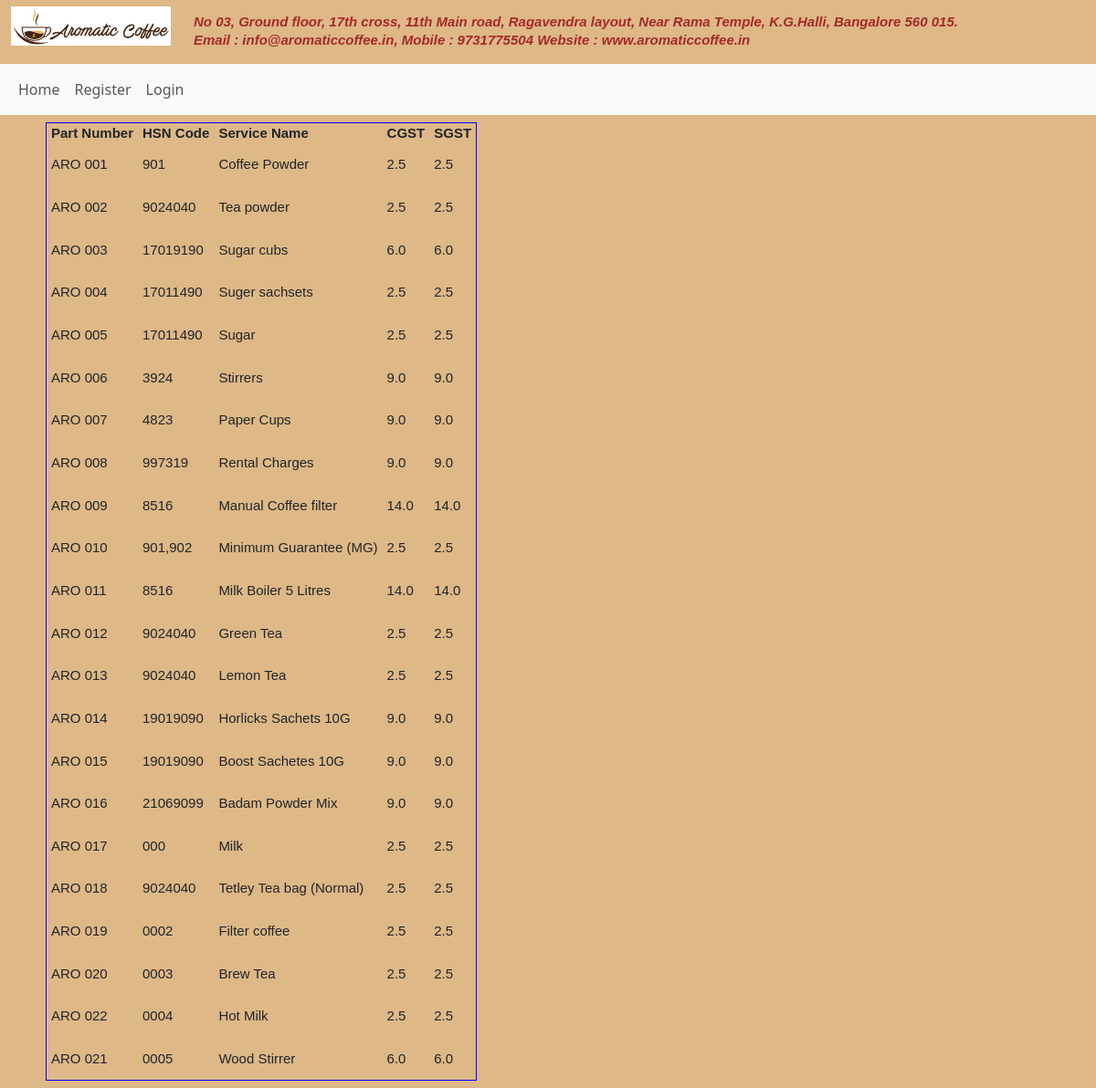
Page /myhome/services/ on the committed database.
### myhome/models.py (models this page shows, shortened)
class Service_type(models.Model):
    part_number = models.ForeignKey(Part,on_delete=models.CASCADE)
    hsn_code = models.CharField(max_length=20)
    service_name = models.CharField(max_length=100,unique=True)
    cgst_val = models.FloatField()
    sgst_val = models.FloatField()
    igst_val = models.FloatField()

class Part(models.Model):
    part_num = models.CharField(max_length=8,unique=True)
    def __str__(self):
        return f"{self.part_num}"

### myhome/views.py (the view)
def services(request):
    Service_type_list = Service_type.objects.order_by('part_number')
    my_dict = {'service_entry':Service_type_list}
    return render(request,'myhome/serviced_entry_list.html',context=my_dict)

### Templates/myhome/serviced_entry_list.html
{% extends "myhome/base.html" %}
{% load static %}
{% block body_block %}
    <div class=".container-fluid p-2">
    {% if service_entry %}
        <table>
        <thead>
            <th>Part Number</th>
            <th>HSN Code</th>
            <th>Service Name</th>
            <th>CGST</th>
            <th>SGST</th>
        </thead>
        {% for serv in service_entry %}
        <tr style="height:35pt">
                <td>{{ serv.part_number }}</td>
                <td>{{ serv.hsn_code }}</td>
                <td>{{ serv.service_name }}</td>
                <td>{{ serv.cgst_val }}</td>
                <td>{{ serv.sgst_val }}</td>
        </tr>
        {% endfor %}
    </table>
    {% else %}
        <table>
            <tr><th>There is no data available for display!!</th></tr>
        </table>
    {% endif %}
</div>
{% endblock %}

### Templates/myhome/base.html (shortened to what this page needs)
<!DOCTYPE html>
{% load static %}
<html lang="en">
<head>
    <link rel="stylesheet" href="{% static "myhome/css/style.css" %}" type="text/css">
    <link href="https://cdn.jsdelivr.net/npm/bootstrap@5.3.0-alpha3/dist/css/bootstrap.min.css" rel="stylesheet"/>
</head>
<body>
    <div class="container" style="display:inline-block; margin-top:-10px ;"">
        <img src="{% static "myhome/aroma.jpg" %}" alt="Aromatic Coffe" width="175px" style="margin-bottom: -50px; ">
            <p class="sub" style="margin-left: 200px;">
                No 03, Ground floor, 17th cross, 11th Main road, Ragavendra layout, Near Rama Temple, K.G.Halli, Bangalore 560 015.
                <br/>Email : info@aromaticcoffee.in, Mobile : 9731775504 Website : www.aromaticcoffee.in</p>
                    </div>
    <nav class="navbar navbar-expand-lg bg-body-tertiary">
        <div class="container-fluid">
            <ul class="navbar-nav me-auto mb-2 mb-lg-0">
                <li class="nav-item"><a class="nav-link" href="{% url 'index' %}">Home</a></li>
                {% if user.is_authenticated %}
                    <li class="nav-item"><a class="nav-link" href="{% url 'myhome:formpage' %}">Generate Bill</a></li>
                    <li class="nav-item"><a class="nav-link" href="{% url 'myhome:services' %}">Available Services</a></li>
                    <li class="nav-item"><a class="nav-link" href="{% url 'logout' %}">Logout</a></li>
                    <li class="nav-item"><a class="nav-link" href="{% url 'admin:index' %}">Admin</a></li>
                    {% else %}
                    <li class="nav-item"><a class="nav-link" href="{% url 'myhome:register' %}">Register</a></li>
                    <li class="nav-item"><a class="nav-link" href="{% url 'myhome:user_login' %}">Login</a></li>
                {% endif %}
            </ul>
        </div>
    </nav>
    <div class="container" id="bodycont">
        {% block body_block %}{% endblock %}
    </div>
</body>
</html>

### myhome/static/myhome/css/style.css (style rules this page uses)
table { border: 1px solid blue; padding: 1px; border-collapse: collapse; }
th,td { border: 2px solid blue; font-family:'Gill Sans', 'Gill Sans MT', Calibri, 'Trebuchet MS', sans-serif; font-size : 15px; line-height: 20px; padding-left: 5px; padding-right: 5px; }
.sub { font-family:'Gill Sans', 'Gill Sans MT', Calibri, 'Trebuchet MS', sans-serif; font-size : 15px; line-height: 20px; font-style: oblique; font-weight: bolder; color:brown; }

### Templates/myhome/base.html (style rules this page uses)
body { background-color: rgb(222,184,135); background-size: cover; }

### rows in the picture
Service_type: part_number "ARO 001", hsn_code "901", service_name "Coffee Powder", cgst_val "2.5", sgst_val "2.5"
Service_type: part_number "ARO 002", hsn_code "9024040", service_name "Tea powder", cgst_val "2.5", sgst_val "2.5"
Service_type: part_number "ARO 003", hsn_code "17019190", service_name "Sugar cubs", cgst_val "6.0", sgst_val "6.0"
Service_type: part_number "ARO 004", hsn_code "17011490", service_name "Suger sachsets", cgst_val "2.5", sgst_val "2.5"
Service_type: part_number "ARO 005", hsn_code "17011490", service_name "Sugar", cgst_val "2.5", sgst_val "2.5"
Service_type: part_number "ARO 006", hsn_code "3924", service_name "Stirrers", cgst_val "9.0", sgst_val "9.0"
Service_type: part_number "ARO 007", hsn_code "4823", service_name "Paper Cups", cgst_val "9.0", sgst_val "9.0"
Service_type: part_number "ARO 008", hsn_code "997319", service_name "Rental Charges", cgst_val "9.0", sgst_val "9.0"
Service_type: part_number "ARO 009", hsn_code "8516", service_name "Manual Coffee filter", cgst_val "14.0", sgst_val "14.0"
Service_type: part_number "ARO 010", hsn_code "901,902", service_name "Minimum Guarantee (MG)", cgst_val "2.5", sgst_val "2.5"
Service_type: part_number "ARO 011", hsn_code "8516", service_name "Milk Boiler 5 Litres", cgst_val "14.0", sgst_val "14.0"
Service_type: part_number "ARO 012", hsn_code "9024040", service_name "Green Tea", cgst_val "2.5", sgst_val "2.5"
Service_type: part_number "ARO 013", hsn_code "9024040", service_name "Lemon Tea", cgst_val "2.5", sgst_val "2.5"
Service_type: part_number "ARO 014", hsn_code "19019090", service_name "Horlicks Sachets 10G", cgst_val "9.0", sgst_val "9.0"
Service_type: part_number "ARO 015", hsn_code "19019090", service_name "Boost Sachetes 10G", cgst_val "9.0", sgst_val "9.0"
Service_type: part_number "ARO 016", hsn_code "21069099", service_name "Badam Powder Mix", cgst_val "9.0", sgst_val "9.0"
Service_type: part_number "ARO 017", hsn_code "000", service_name "Milk", cgst_val "2.5", sgst_val "2.5"
Service_type: part_number "ARO 018", hsn_code "9024040", service_name "Tetley Tea bag (Normal)", cgst_val "2.5", sgst_val "2.5"
Service_type: part_number "ARO 019", hsn_code "0002", service_name "Filter coffee", cgst_val "2.5", sgst_val "2.5"
Service_type: part_number "ARO 020", hsn_code "0003", service_name "Brew Tea", cgst_val "2.5", sgst_val "2.5"
Service_type: part_number "ARO 022", hsn_code "0004", service_name "Hot Milk", cgst_val "2.5", sgst_val "2.5"
Service_type: part_number "ARO 021", hsn_code "0005", service_name "Wood Stirrer", cgst_val "6.0", sgst_val "6.0"
